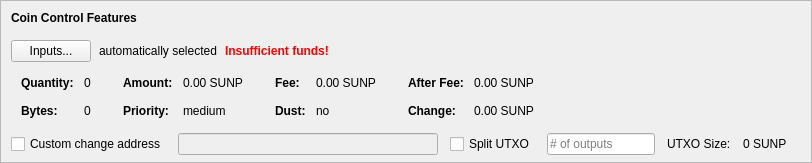
    <widget class="QFrame" name="frameCoinControl">
     <property name="sizePolicy">
      <sizepolicy hsizetype="Expanding" vsizetype="Expanding">
       <horstretch>0</horstretch>
       <verstretch>0</verstretch>
      </sizepolicy>
     </property>
     <property name="maximumSize">
      <size>
       <width>16777215</width>
       <height>16777215</height>
      </size>
     </property>
     <property name="frameShape">
      <enum>QFrame::StyledPanel</enum>
     </property>
     <property name="frameShadow">
      <enum>QFrame::Sunken</enum>
     </property>
     <layout class="QVBoxLayout" name="verticalLayoutCoinControl2">
      <property name="spacing">
       <number>0</number>
      </property>
      <property name="leftMargin">
       <number>0</number>
      </property>
      <property name="topMargin">
       <number>0</number>
      </property>
      <property name="rightMargin">
       <number>0</number>
      </property>
      <property name="bottomMargin">
       <number>6</number>
      </property>
      <item>
       <layout class="QVBoxLayout" name="verticalLayoutCoinControl" stretch="0,0,0,0,1">
        <property name="spacing">
         <number>0</number>
        </property>
        <property name="leftMargin">
         <number>10</number>
        </property>
        <property name="topMargin">
         <number>10</number>
        </property>
        <item>
         <layout class="QHBoxLayout" name="horizontalLayoutCoinControl1">
          <property name="bottomMargin">
           <number>15</number>
          </property>
          <item>
           <widget class="QLabel" name="labelCoinControlFeatures">
            <property name="sizePolicy">
             <sizepolicy hsizetype="Preferred" vsizetype="Maximum">
              <horstretch>0</horstretch>
              <verstretch>0</verstretch>
             </sizepolicy>
            </property>
            <property name="font">
             <font>
              <weight>75</weight>
              <bold>true</bold>
             </font>
            </property>
            <property name="styleSheet">
             <string notr="true">font-weight:bold;</string>
            </property>
            <property name="text">
             <string>Coin Control Features</string>
            </property>
           </widget>
          </item>
         </layout>
        </item>
        <item>
         <layout class="QHBoxLayout" name="horizontalLayoutCoinControl2" stretch="0,0,0,0">
          <property name="spacing">
           <number>8</number>
          </property>
          <property name="bottomMargin">
           <number>10</number>
          </property>
          <item>
           <widget class="QPushButton" name="pushButtonCoinControl">
            <property name="styleSheet">
             <string notr="true"/>
            </property>
            <property name="text">
             <string>Inputs...</string>
            </property>
            <property name="autoDefault">
             <bool>false</bool>
            </property>
           </widget>
          </item>
          <item>
           <widget class="QLabel" name="labelCoinControlAutomaticallySelected">
            <property name="text">
             <string>automatically selected</string>
            </property>
            <property name="margin">
             <number>5</number>
            </property>
           </widget>
          </item>
          <item>
           <widget class="QLabel" name="labelCoinControlInsuffFunds">
            <property name="font">
             <font>
              <weight>75</weight>
              <bold>true</bold>
             </font>
            </property>
            <property name="styleSheet">
             <string notr="true">color:red;font-weight:bold;</string>
            </property>
            <property name="text">
             <string>Insufficient funds!</string>
            </property>
            <property name="margin">
             <number>5</number>
            </property>
           </widget>
          </item>
          <item>
           <spacer name="horizontalSpacerCoinControl">
            <property name="orientation">
             <enum>Qt::Horizontal</enum>
            </property>
            <property name="sizeHint" stdset="0">
             <size>
              <width>40</width>
              <height>1</height>
             </size>
            </property>
           </spacer>
          </item>
         </layout>
        </item>
        <item>
         <widget class="QWidget" name="widgetCoinControl" native="true">
          <property name="sizePolicy">
           <sizepolicy hsizetype="Preferred" vsizetype="Preferred">
            <horstretch>0</horstretch>
            <verstretch>0</verstretch>
           </sizepolicy>
          </property>
          <property name="minimumSize">
           <size>
            <width>0</width>
            <height>0</height>
           </size>
          </property>
          <property name="styleSheet">
           <string notr="true"/>
          </property>
          <layout class="QHBoxLayout" name="horizontalLayoutCoinControl5">
           <property name="leftMargin">
            <number>0</number>
           </property>
           <property name="topMargin">
            <number>0</number>
           </property>
           <property name="rightMargin">
            <number>0</number>
           </property>
           <property name="bottomMargin">
            <number>0</number>
           </property>
           <item>
            <layout class="QHBoxLayout" name="horizontalLayoutCoinControl3" stretch="0,0,0,1">
             <property name="spacing">
              <number>20</number>
             </property>
             <property name="topMargin">
              <number>0</number>
             </property>
             <property name="bottomMargin">
              <number>10</number>
             </property>
             <item>
              <layout class="QFormLayout" name="formLayoutCoinControl1">
               <property name="horizontalSpacing">
                <number>10</number>
               </property>
               <property name="verticalSpacing">
                <number>14</number>
               </property>
               <property name="leftMargin">
                <number>10</number>
               </property>
               <property name="topMargin">
                <number>4</number>
               </property>
               <property name="rightMargin">
                <number>6</number>
               </property>
               <item row="0" column="0">
                <widget class="QLabel" name="labelCoinControlQuantityText">
                 <property name="font">
                  <font>
                   <weight>75</weight>
                   <bold>true</bold>
                  </font>
                 </property>
                 <property name="text">
                  <string>Quantity:</string>
                 </property>
                 <property name="margin">
                  <number>0</number>
                 </property>
                </widget>
               </item>
               <item row="0" column="1">
                <widget class="QLabel" name="labelCoinControlQuantity">
                 <property name="cursor">
                  <cursorShape>IBeamCursor</cursorShape>
                 </property>
                 <property name="contextMenuPolicy">
                  <enum>Qt::ActionsContextMenu</enum>
                 </property>
                 <property name="text">
                  <string notr="true">0</string>
                 </property>
                 <property name="margin">
                  <number>0</number>
                 </property>
                 <property name="textInteractionFlags">
                  <set>Qt::LinksAccessibleByMouse|Qt::TextSelectableByKeyboard|Qt::TextSelectableByMouse</set>
                 </property>
                </widget>
               </item>
               <item row="1" column="0">
                <widget class="QLabel" name="labelCoinControlBytesText">
                 <property name="font">
                  <font>
                   <weight>75</weight>
                   <bold>true</bold>
                  </font>
                 </property>
                 <property name="text">
                  <string>Bytes:</string>
                 </property>
                </widget>
               </item>
               <item row="1" column="1">
                <widget class="QLabel" name="labelCoinControlBytes">
                 <property name="cursor">
                  <cursorShape>IBeamCursor</cursorShape>
                 </property>
                 <property name="contextMenuPolicy">
                  <enum>Qt::ActionsContextMenu</enum>
                 </property>
                 <property name="text">
                  <string notr="true">0</string>
                 </property>
                 <property name="textInteractionFlags">
                  <set>Qt::LinksAccessibleByMouse|Qt::TextSelectableByKeyboard|Qt::TextSelectableByMouse</set>
                 </property>
                </widget>
               </item>
              </layout>
             </item>
             <item>
              <layout class="QFormLayout" name="formLayoutCoinControl2">
               <property name="horizontalSpacing">
                <number>10</number>
               </property>
               <property name="verticalSpacing">
                <number>14</number>
               </property>
               <property name="leftMargin">
                <number>6</number>
               </property>
               <property name="topMargin">
                <number>4</number>
               </property>
               <property name="rightMargin">
                <number>6</number>
               </property>
               <item row="0" column="0">
                <widget class="QLabel" name="labelCoinControlAmountText">
                 <property name="font">
                  <font>
                   <weight>75</weight>
                   <bold>true</bold>
                  </font>
                 </property>
                 <property name="text">
                  <string>Amount:</string>
                 </property>
                 <property name="margin">
                  <number>0</number>
                 </property>
                </widget>
               </item>
               <item row="0" column="1">
                <widget class="QLabel" name="labelCoinControlAmount">
                 <property name="cursor">
                  <cursorShape>IBeamCursor</cursorShape>
                 </property>
                 <property name="contextMenuPolicy">
                  <enum>Qt::ActionsContextMenu</enum>
                 </property>
                 <property name="text">
                  <string notr="true">0.00 SUNP</string>
                 </property>
                 <property name="textInteractionFlags">
                  <set>Qt::LinksAccessibleByMouse|Qt::TextSelectableByKeyboard|Qt::TextSelectableByMouse</set>
                 </property>
                </widget>
               </item>
               <item row="1" column="0">
                <widget class="QLabel" name="labelCoinControlPriorityText">
                 <property name="font">
                  <font>
                   <weight>75</weight>
                   <bold>true</bold>
                  </font>
                 </property>
                 <property name="text">
                  <string>Priority:</string>
                 </property>
                </widget>
               </item>
               <item row="1" column="1">
                <widget class="QLabel" name="labelCoinControlPriority">
                 <property name="cursor">
                  <cursorShape>IBeamCursor</cursorShape>
                 </property>
                 <property name="contextMenuPolicy">
                  <enum>Qt::ActionsContextMenu</enum>
                 </property>
                 <property name="text">
                  <string>medium</string>
                 </property>
                 <property name="textInteractionFlags">
                  <set>Qt::LinksAccessibleByMouse|Qt::TextSelectableByKeyboard|Qt::TextSelectableByMouse</set>
                 </property>
                </widget>
               </item>
              </layout>
             </item>
             <item>
              <layout class="QFormLayout" name="formLayoutCoinControl3">
               <property name="horizontalSpacing">
                <number>10</number>
               </property>
               <property name="verticalSpacing">
                <number>14</number>
               </property>
               <property name="leftMargin">
                <number>6</number>
               </property>
               <property name="topMargin">
                <number>4</number>
               </property>
               <property name="rightMargin">
                <number>6</number>
               </property>
               <item row="0" column="0">
                <widget class="QLabel" name="labelCoinControlFeeText">
                 <property name="font">
                  <font>
                   <weight>75</weight>
                   <bold>true</bold>
                  </font>
                 </property>
                 <property name="text">
                  <string>Fee:</string>
                 </property>
                 <property name="margin">
                  <number>0</number>
                 </property>
                </widget>
               </item>
               <item row="0" column="1">
                <widget class="QLabel" name="labelCoinControlFee">
                 <property name="cursor">
                  <cursorShape>IBeamCursor</cursorShape>
                 </property>
                 <property name="contextMenuPolicy">
                  <enum>Qt::ActionsContextMenu</enum>
                 </property>
                 <property name="text">
                  <string notr="true">0.00 SUNP</string>
                 </property>
                 <property name="textInteractionFlags">
                  <set>Qt::LinksAccessibleByMouse|Qt::TextSelectableByKeyboard|Qt::TextSelectableByMouse</set>
                 </property>
                </widget>
               </item>
               <item row="1" column="0">
                <widget class="QLabel" name="labelCoinControlLowOutputText">
                 <property name="font">
                  <font>
                   <weight>75</weight>
                   <bold>true</bold>
                  </font>
                 </property>
                 <property name="text">
                  <string>Dust:</string>
                 </property>
                </widget>
               </item>
               <item row="1" column="1">
                <widget class="QLabel" name="labelCoinControlLowOutput">
                 <property name="cursor">
                  <cursorShape>IBeamCursor</cursorShape>
                 </property>
                 <property name="contextMenuPolicy">
                  <enum>Qt::ActionsContextMenu</enum>
                 </property>
                 <property name="text">
                  <string>no</string>
                 </property>
                 <property name="textInteractionFlags">
                  <set>Qt::LinksAccessibleByMouse|Qt::TextSelectableByKeyboard|Qt::TextSelectableByMouse</set>
                 </property>
                </widget>
               </item>
              </layout>
             </item>
             <item>
              <layout class="QFormLayout" name="formLayoutCoinControl4">
               <property name="horizontalSpacing">
                <number>10</number>
               </property>
               <property name="verticalSpacing">
                <number>14</number>
               </property>
               <property name="leftMargin">
                <number>6</number>
               </property>
               <property name="topMargin">
                <number>4</number>
               </property>
               <property name="rightMargin">
                <number>6</number>
               </property>
               <item row="0" column="0">
                <widget class="QLabel" name="labelCoinControlAfterFeeText">
                 <property name="font">
                  <font>
                   <weight>75</weight>
                   <bold>true</bold>
                  </font>
                 </property>
                 <property name="text">
                  <string>After Fee:</string>
                 </property>
                 <property name="margin">
                  <number>0</number>
                 </property>
                </widget>
               </item>
               <item row="0" column="1">
                <widget class="QLabel" name="labelCoinControlAfterFee">
                 <property name="cursor">
                  <cursorShape>IBeamCursor</cursorShape>
                 </property>
                 <property name="contextMenuPolicy">
                  <enum>Qt::ActionsContextMenu</enum>
                 </property>
                 <property name="text">
                  <string notr="true">0.00 SUNP</string>
                 </property>
                 <property name="textInteractionFlags">
                  <set>Qt::LinksAccessibleByMouse|Qt::TextSelectableByKeyboard|Qt::TextSelectableByMouse</set>
                 </property>
                </widget>
               </item>
               <item row="1" column="0">
                <widget class="QLabel" name="labelCoinControlChangeText">
                 <property name="font">
                  <font>
                   <weight>75</weight>
                   <bold>true</bold>
                  </font>
                 </property>
                 <property name="text">
                  <string>Change:</string>
                 </property>
                </widget>
               </item>
               <item row="1" column="1">
                <widget class="QLabel" name="labelCoinControlChange">
                 <property name="cursor">
                  <cursorShape>IBeamCursor</cursorShape>
                 </property>
                 <property name="contextMenuPolicy">
                  <enum>Qt::ActionsContextMenu</enum>
                 </property>
                 <property name="text">
                  <string notr="true">0.00 SUNP</string>
                 </property>
                 <property name="textInteractionFlags">
                  <set>Qt::LinksAccessibleByMouse|Qt::TextSelectableByKeyboard|Qt::TextSelectableByMouse</set>
                 </property>
                </widget>
               </item>
              </layout>
             </item>
            </layout>
           </item>
          </layout>
         </widget>
        </item>
        <item>
         <layout class="QHBoxLayout" name="horizontalLayoutCoinControl4" stretch="0,0,0,0,0,0,0">
          <property name="spacing">
           <number>12</number>
          </property>
          <property name="sizeConstraint">
           <enum>QLayout::SetDefaultConstraint</enum>
          </property>
          <property name="topMargin">
           <number>5</number>
          </property>
          <property name="rightMargin">
           <number>5</number>
          </property>
          <item>
           <widget class="QCheckBox" name="checkBoxCoinControlChange">
            <property name="toolTip">
             <string>If this is activated, but the change address is empty or invalid, change will be sent to a newly generated address.</string>
            </property>
            <property name="text">
             <string>Custom change address</string>
            </property>
           </widget>
          </item>
          <item>
           <widget class="QValidatedLineEdit" name="lineEditCoinControlChange">
            <property name="enabled">
             <bool>false</bool>
            </property>
            <property name="sizePolicy">
             <sizepolicy hsizetype="Expanding" vsizetype="Fixed">
              <horstretch>0</horstretch>
              <verstretch>0</verstretch>
             </sizepolicy>
            </property>
           </widget>
          </item>
          <item>
           <widget class="QCheckBox" name="splitBlockCheckBox">
            <property name="text">
             <string>Split UTXO</string>
            </property>
           </widget>
          </item>
          <item>
           <widget class="QLineEdit" name="splitBlockLineEdit">
            <property name="sizePolicy">
             <sizepolicy hsizetype="Fixed" vsizetype="Fixed">
              <horstretch>50</horstretch>
              <verstretch>0</verstretch>
             </sizepolicy>
            </property>
            <property name="placeholderText">
             <string># of outputs</string>
            </property>
           </widget>
          </item>
          <item>
           <widget class="QLabel" name="labelBlockSizeText">
            <property name="text">
             <string>UTXO Size:</string>
            </property>
           </widget>
          </item>
          <item>
           <widget class="QLabel" name="labelBlockSize">
            <property name="text">
             <string>0 SUNP</string>
            </property>
           </widget>
          </item>
          <item>
           <widget class="QLabel" name="labelCoinControlChangeLabel">
            <property name="sizePolicy">
             <sizepolicy hsizetype="Preferred" vsizetype="Expanding">
              <horstretch>0</horstretch>
              <verstretch>0</verstretch>
             </sizepolicy>
            </property>
            <property name="minimumSize">
             <size>
              <width>0</width>
              <height>0</height>
             </size>
            </property>
            <property name="text">
             <string/>
            </property>
            <property name="margin">
             <number>3</number>
            </property>
           </widget>
          </item>
         </layout>
        </item>
        <item>
         <spacer name="verticalSpacerCoinControl">
          <property name="orientation">
           <enum>Qt::Vertical</enum>
          </property>
          <property name="sizeHint" stdset="0">
           <size>
            <width>800</width>
            <height>1</height>
           </size>
          </property>
         </spacer>
        </item>
       </layout>
      </item>
     </layout>
    </widget>
